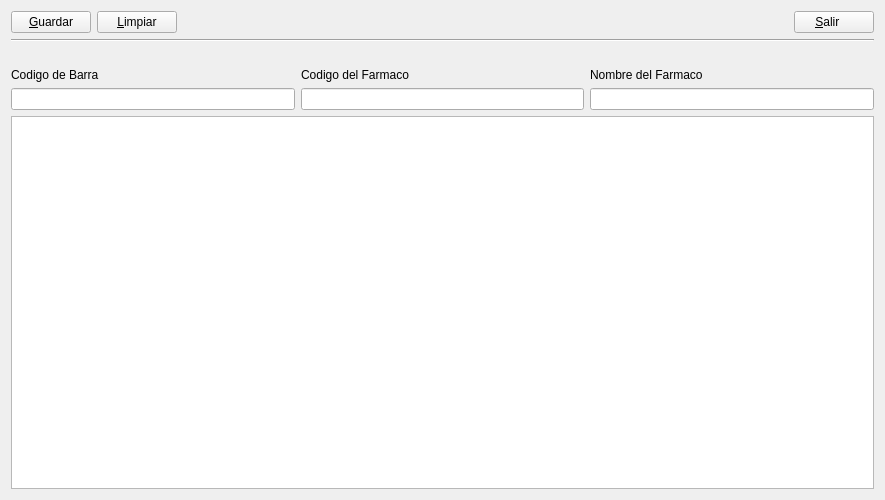
<?xml version="1.0" encoding="UTF-8"?>
<ui version="4.0">
 <class>Form</class>
 <widget class="QWidget" name="Form">
  <property name="geometry">
   <rect>
    <x>0</x>
    <y>0</y>
    <width>885</width>
    <height>500</height>
   </rect>
  </property>
  <property name="windowTitle">
   <string>Form</string>
  </property>
  <layout class="QGridLayout" name="gridLayout">
   <item row="0" column="0">
    <layout class="QHBoxLayout" name="horizontalLayout">
     <item>
      <widget class="QPushButton" name="btnGuardar">
       <property name="text">
        <string>&amp;Guardar</string>
       </property>
       <property name="icon">
        <iconset resource="../recursos.qrc">
         <normaloff>:/img/40px_3floppy_unmount.png</normaloff>:/img/40px_3floppy_unmount.png</iconset>
       </property>
      </widget>
     </item>
     <item>
      <widget class="QPushButton" name="btnLimpiar">
       <property name="text">
        <string>&amp;Limpiar</string>
       </property>
       <property name="icon">
        <iconset resource="../recursos.qrc">
         <normaloff>:/img/erase.png</normaloff>:/img/erase.png</iconset>
       </property>
      </widget>
     </item>
     <item>
      <spacer name="horizontalSpacer">
       <property name="orientation">
        <enum>Qt::Horizontal</enum>
       </property>
       <property name="sizeHint" stdset="0">
        <size>
         <width>218</width>
         <height>20</height>
        </size>
       </property>
      </spacer>
     </item>
     <item>
      <widget class="QPushButton" name="btnSalir">
       <property name="text">
        <string>&amp;Salir    </string>
       </property>
       <property name="icon">
        <iconset resource="../recursos.qrc">
         <normaloff>:/img/25px_exit.png</normaloff>:/img/25px_exit.png</iconset>
       </property>
      </widget>
     </item>
    </layout>
   </item>
   <item row="1" column="0">
    <widget class="Line" name="line">
     <property name="orientation">
      <enum>Qt::Horizontal</enum>
     </property>
    </widget>
   </item>
   <item row="2" column="0">
    <spacer name="verticalSpacer">
     <property name="orientation">
      <enum>Qt::Vertical</enum>
     </property>
     <property name="sizeType">
      <enum>QSizePolicy::Minimum</enum>
     </property>
     <property name="sizeHint" stdset="0">
      <size>
       <width>20</width>
       <height>20</height>
      </size>
     </property>
    </spacer>
   </item>
   <item row="3" column="0">
    <layout class="QHBoxLayout" name="horizontalLayout_2">
     <item>
      <layout class="QVBoxLayout" name="verticalLayout_4">
       <item>
        <widget class="QLabel" name="lblCodigoBarra">
         <property name="text">
          <string>Codigo de Barra</string>
         </property>
        </widget>
       </item>
       <item>
        <widget class="QLineEdit" name="txtCodigoBarra"/>
       </item>
      </layout>
     </item>
     <item>
      <layout class="QVBoxLayout" name="verticalLayout">
       <item>
        <widget class="QLabel" name="lblCodigoFarmaco">
         <property name="text">
          <string>Codigo del Farmaco</string>
         </property>
        </widget>
       </item>
       <item>
        <widget class="QLineEdit" name="txtCodigoFarmaco"/>
       </item>
      </layout>
     </item>
     <item>
      <layout class="QVBoxLayout" name="verticalLayout_2">
       <item>
        <widget class="QLabel" name="lblNombreFarmaco">
         <property name="text">
          <string>Nombre del Farmaco</string>
         </property>
        </widget>
       </item>
       <item>
        <widget class="QLineEdit" name="txtNombreFarmaco"/>
       </item>
      </layout>
     </item>
    </layout>
   </item>
   <item row="4" column="0">
    <widget class="QTableWidget" name="tableWidget"/>
   </item>
  </layout>
  <zorder>lineEdit</zorder>
  <zorder>label</zorder>
  <zorder>lineEdit_2</zorder>
  <zorder>label_2</zorder>
  <zorder>label_3</zorder>
  <zorder>lineEdit_3</zorder>
  <zorder>label_4</zorder>
  <zorder>label_5</zorder>
  <zorder>lineEdit_4</zorder>
  <zorder>lineEdit_5</zorder>
  <zorder>label_6</zorder>
  <zorder>lineEdit_6</zorder>
  <zorder>txtCodigoFarmaco</zorder>
  <zorder>lblCodigoFarmaco</zorder>
  <zorder>lblNombreFarmaco</zorder>
  <zorder>txtNombreFarmaco</zorder>
  <zorder>label_3</zorder>
  <zorder>lineEdit_3</zorder>
  <zorder>lblCodigoBarra</zorder>
  <zorder>txtCodigoBarra</zorder>
  <zorder>txtCodigoBarra</zorder>
  <zorder>tableWidget</zorder>
  <zorder>btnGuardar</zorder>
  <zorder>btnLimpiar</zorder>
  <zorder>btnSalir</zorder>
  <zorder>horizontalSpacer</zorder>
  <zorder>verticalSpacer</zorder>
  <zorder>line</zorder>
  <zorder></zorder>
  <zorder>verticalSpacer</zorder>
 </widget>
 <resources>
  <include location="../recursos.qrc"/>
 </resources>
 <connections/>
</ui>
